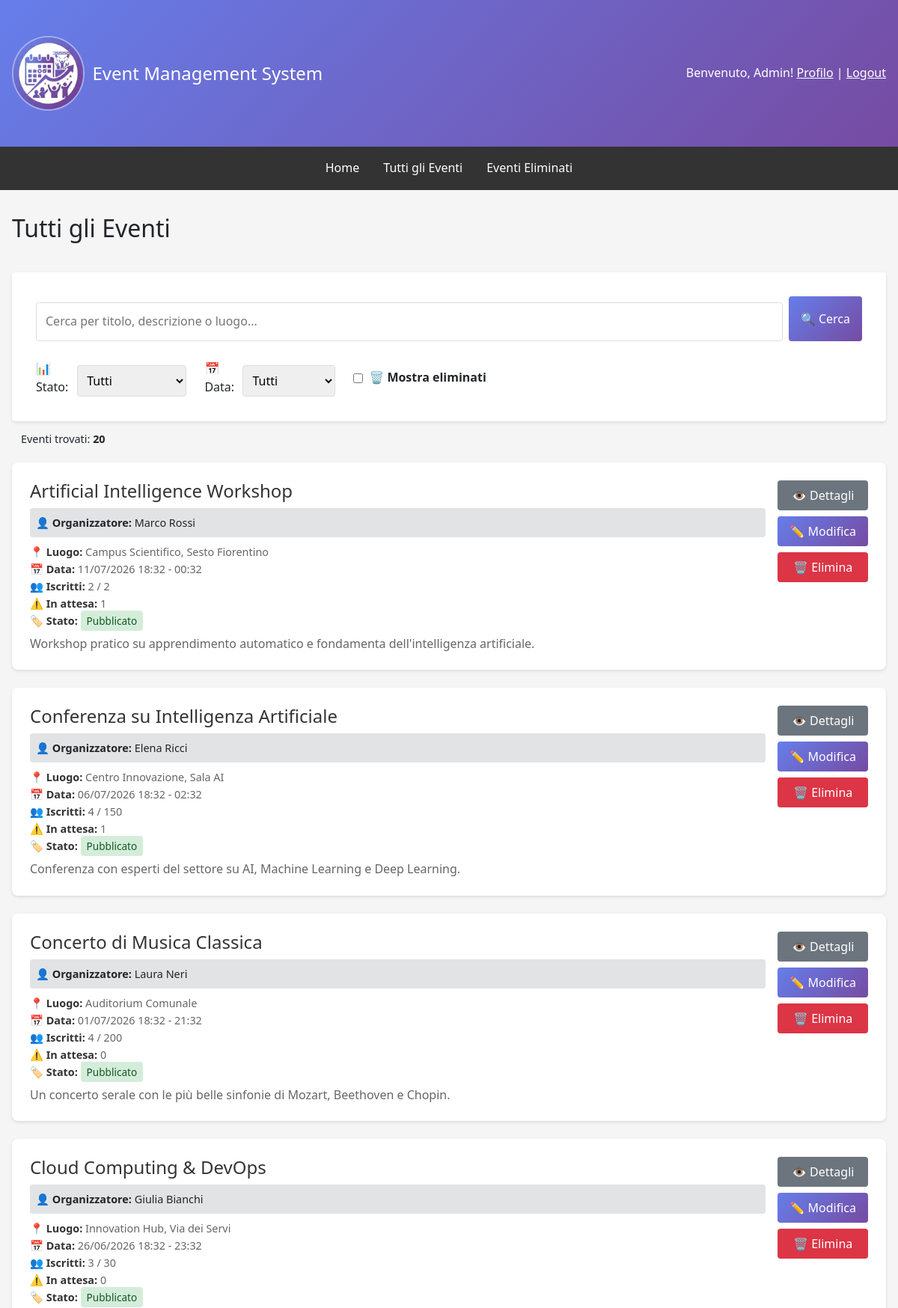
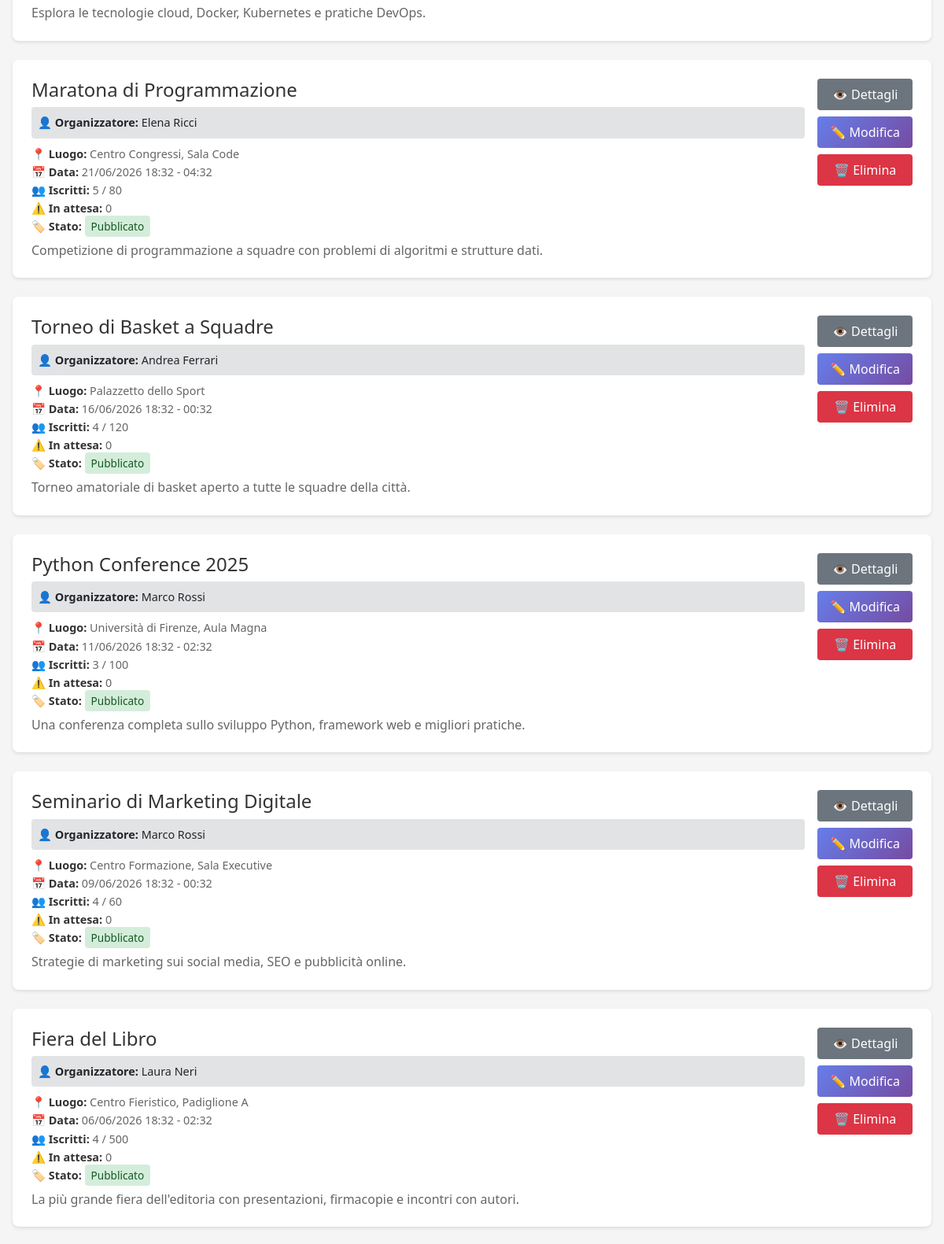
The app's page /events/my-events/ (signed in, upper part) with its own data (2 pictures, top to bottom).
### events/models.py (models this page shows, shortened)
class Event(models.Model):
    STATUS_CHOICES = [('draft', 'Bozza'), ('published', 'Pubblicato'), ('ongoing', 'In Corso'), ('completed', 'Completato'), ('cancelled', 'Annullato')]
    title = models.CharField(max_length=200, verbose_name='Titolo')
    description = models.TextField(verbose_name='Descrizione')
    organizer = models.ForeignKey(User, on_delete=models.CASCADE, related_name='organized_events', verbose_name='Organizzatore')
    location = models.CharField(max_length=255, verbose_name='Luogo')
    start_date = models.DateTimeField(verbose_name='Data e Ora Inizio')
    end_date = models.DateTimeField(verbose_name='Data e Ora Fine')
    max_attendees = models.IntegerField(null=True, blank=True, verbose_name='Numero Massimo Partecipanti')
    image = models.ImageField(upload_to='event_images/', blank=True, null=True, verbose_name='Immagine')
    status = models.CharField(max_length=15, choices=STATUS_CHOICES, default='draft', verbose_name='Stato')
    created_at = models.DateTimeField(auto_now_add=True)
    updated_at = models.DateTimeField(auto_now=True)
    deleted_at = models.DateTimeField(null=True, blank=True, verbose_name='Eliminato il')
    class Meta:
        ordering = ['-start_date']
        permissions = [('can_create_event', 'Può creare eventi'), ('can_edit_own_events', 'Può modificare i propri eventi'), ('can_delete_own_events', 'Può eliminare i propri eventi'), ('can_view_attendees', 'Può visualizzare la lista dei partecipanti')]
    @property
    def get_confirmed_attendees_count(self):
        return self.eventregistration_set.filter(status='confirmed').count()
    def get_pending_attendees_count(self):
        return self.eventregistration_set.filter(status='pending').count()

### events/views.py (the view)
# urls.py: path('my-events/', views.organizer_events, name='organizer_events'),
def organizer_events(request):
    if not request.user.is_authenticated:
        return redirect('users:login')
    try:
        profile = request.user.profile
        is_organizer = profile.role == 'organizer'
    except UserProfile.DoesNotExist:
        is_organizer = False
    is_admin = request.user.is_staff
    if not is_organizer and not is_admin:
        messages.error(request, 'Accesso negato. Solo gli organizzatori possono visualizzare questa pagina.')
        return redirect('events:event_list')
    search_query = request.GET.get('search', '')
    status_filter = request.GET.get('status', '')
    date_filter = request.GET.get('date', '')
    show_deleted = request.GET.get('show_deleted', '') == 'true'
    if is_admin:
        queryset = Event.objects.all().order_by('start_date')
    else:
        queryset = Event.objects.filter(organizer=request.user).order_by('start_date')
    if not show_deleted:
        queryset = queryset.filter(deleted_at__isnull=True)
    if search_query:
        queryset = queryset.filter(
            Q(title__icontains=search_query) |
            Q(description__icontains=search_query) |
            Q(location__icontains=search_query)
        )
    if status_filter:
        queryset = queryset.filter(status=status_filter)
    today = timezone.now().date()
    now = timezone.now()
    if date_filter == 'upcoming':
        queryset = queryset.filter(start_date__date__gte=today)
    elif date_filter == 'past':
        queryset = queryset.filter(end_date__date__lt=today)
    elif date_filter == 'ongoing':
        queryset = queryset.filter(start_date__lte=now, end_date__gte=now)
    if is_admin:
        queryset = queryset.order_by('-start_date')  # Admin: più recenti prima
    else:
        if date_filter == 'past':
            queryset = queryset.order_by('-start_date')  # Passati: più recenti prima
        else:
            queryset = queryset.order_by('start_date')  # Prossimi: più vicini prima
    for event in queryset:
        if event.deleted_at:
            event.can_restore = (timezone.now() - event.deleted_at).days < 3
        else:
            event.can_restore = False
    paginator = Paginator(queryset, 10)  # 12 eventi per pagina
    page_number = request.GET.get('page')
    events_page = paginator.get_page(page_number)
    context = {
        'events': events_page,
        'paginator': paginator,
        'title': 'I Miei Eventi',
        'is_admin': is_admin,
        'search_query': search_query,
        'status_filter': status_filter,
        'date_filter': date_filter,
        'show_deleted': show_deleted,
        'status_choices': Event._meta.get_field('status').choices,
    }
    return render(request, 'events/organizer_events.html', context)

### templates/events/organizer_events.html (shortened to what this page needs)
{% extends 'base.html' %}
{% block content %}
<div class="organizer-header">
    <h2>{% if is_admin %}Tutti gli Eventi{% else %}{{ title }}{% endif %}</h2>
</div>
    <form method="get" action="" id="filterForm">
        <div class="search-bar">
            <input type="text"
                   name="search"
                   id="search-box"
                   aria-label="Search-box"
                   placeholder="Cerca per titolo, descrizione o luogo..."
                   value="{{ search_query }}">
            <button type="submit" class="btn btn-primary">🔍 Cerca</button>
        </div>
        <div class="filter-group">
            <div class="filter-item">
                <label>📊 Stato:</label>
                <select name="status" onchange="this.form.submit()">
                    <option value="">Tutti</option>
                </select>
            </div>
            <div class="filter-item">
                <label>📅 Data:</label>
                <select name="date" onchange="this.form.submit()">
                    <option value="all" {% if date_filter == 'all' or not date_filter %}selected{% endif %}>Tutti</option>
                </select>
            </div>
            <div class="checkbox-item">
               <input type="checkbox"
                   name="show_deleted"
                   value="true"
                   id="show_deleted"
                   onchange="this.form.submit()">
                <label for="show_deleted">🗑️ Mostra eliminati</label>
            </div>
        </div>
    </form>
<div class="results-info">
    Eventi trovati: <strong>{{ paginator.count }}</strong>
</div>
{% if events %}
    {% for event in events %}
        <div class="event-card">
            <div class="event-card-content">
                <div class="event-card-info">
                    <h3 class="event-title">{{ event.title }}</h3>
                    {% if is_admin and user != event.organizer %}
                        <div style="background-color: #e2e3e5; padding: 0.5rem; border-radius: 4px; margin-bottom: 0.5rem; font-size: 0.9rem;">
                            <strong>👤 Organizzatore:</strong> {{ event.organizer.get_full_name|default:event.organizer.username }}
                        </div>
                    {% endif %}
                    <div class="event-meta">
                        <strong>📍 Luogo:</strong> {{ event.location }}<br>
                        <strong>📅 Data:</strong> {{ event.start_date|date:"d/m/Y H:i" }} - {{ event.end_date|date:"H:i" }}<br>
                        <strong>👥 Iscritti:</strong> {{ event.get_confirmed_attendees_count }}{% if event.max_attendees %} / {{ event.max_attendees }}{% endif %}<br>
                        <strong>⚠️ In attesa:</strong> {{ event.get_pending_attendees_count }}<br>
                        <strong>🏷️ Stato:</strong>
                        <span style="padding: 0.25rem 0.5rem; border-radius: 4px; font-size: 0.85rem;
                            {% if event.status == 'published' %}background-color: #d4edda; color: #155724;
                            {% elif event.status == 'draft' %}background-color: #fff3cd; color: #856404;
                            {% elif event.status == 'cancelled' %}background-color: #f8d7da; color: #721c24;
                            {% elif event.status == 'completed' %}background-color: #d1ecf1; color: #0c5460;
                            {% elif event.status == 'ongoing' %}background-color: #e8d9ff; color: #4a1d8c;
                            {% endif %}">
                            {{ event.get_status_display }}
                        </span>
                    </div>
                    <p class="event-description">{{ event.description|truncatewords:30 }}</p>
                </div>
                <div class="event-card-actions">
                    <a href="{% url 'events:event_detail' event.pk %}" class="btn btn-secondary">👁️ Dettagli</a>
                    {% if not event.deleted_at %}
                        <a href="{% url 'events:event_update' event.pk %}" class="btn btn-primary">✏️ Modifica</a>
                        <a href="{% url 'events:event_delete' event.pk %}?next={{ request.GET.next|default:request.path }}" class="btn btn-danger">🗑️ Elimina</a>
                    {% elif event.can_restore %}
                        <a href="{% url 'events:event_restore' event.pk %}?next={{ request.GET.next|default:request.path }}" class="btn btn-success">↩️ Ripristina</a>
                        <a href="{% url 'events:event_delete' event.pk %}?next={{ request.GET.next|default:request.path }}" class="btn btn-danger">🔥 Elim. Def.</a>
                    {% else %}
                        <a href="{% url 'events:event_delete' event.pk %}?next={{ request.GET.next|default:request.path }}" class="btn btn-danger">🔥 Elim. Def.</a>
                    {% endif %}
                </div>
            </div>
        </div>
    {% endfor %}
{% endif %}
{% endblock %}

### templates/base.html (shortened to what this page needs)
{% load static %}
<!DOCTYPE html>
<html lang="it">
<head>
    <link href="https://cdn.jsdelivr.net/npm/bootstrap@5.3.0/dist/css/bootstrap.min.css" rel="stylesheet">
</head>
<body>
    <header>
        <div class="container">
            <div class="header-content">
                <div class="header-logo">
                    <a href="{% url 'home' %}" style="text-decoration: none; color: inherit; display: flex; align-items: center; gap: 10px;">
                        <img src="{% static 'favicon.ico' %}" alt="Event Management System Logo">
                        <h1>Event Management System</h1>
                    </a>
                </div>
                <div class="user-info">
                    {% if user.is_authenticated %}
                        <span>Benvenuto, {{ user.first_name|default:user.username }}!</span>
                        <a href="{% url 'users:profile' %}" style="color: white; text-decoration: underline;">Profilo</a> |
                        <form method="post" action="{% url 'users:logout' %}" style="display: inline; margin: 0; padding: 0; background: none; border:none; outline: none; box-shadow: none;">
                            <button type="submit" style="background: none; border: none; color: white; text-decoration: underline; cursor: pointer; padding: 0; font: inherit; outline: none; box-shadow: none;">
                                Logout
                            </button>
                        </form>
                    {% else %}
                        <a href="{% url 'users:login' %}" style="color: white; text-decoration: underline;">Login</a> |
                        <a href="{% url 'users:register' %}" style="color: white; text-decoration: underline;">Registrati</a>
                    {% endif %}
                </div>
            </div>
        </div>
    </header>
    <nav>
        <div class="nav-links">
            <a href="{% url 'home' %}">Home</a>
            <a href="{% url 'events:event_list' %}">Tutti gli Eventi</a>
            {% if user.is_authenticated %}
                {% if user.is_staff %}
                    <a href="{% url 'events:deleted_events' %}">Eventi Eliminati</a>
                {% else %}
                    <a href="{% url 'events:user_registrations' %}">Le mie Registrazioni</a>
                    <a href="{% url 'events:calendar_view' %}">Calendario</a>
                {% endif %}
            {% endif %}
        </div>
    </nav>
    <div class="container">
        {% block content %}{% endblock %}
    </div>
</body>
</html>

### templates/base.html (style rules this page uses)
* { margin: 0; padding: 0; box-sizing: border-box; }
body { font-family: 'Segoe UI', Tahoma, Geneva, Verdana, sans-serif; background-color: #f5f5f5; line-height: 1.6; }
header { background: linear-gradient(135deg, #667eea 0%, #764ba2 100%); color: white; padding: 1rem 0; }
.header-logo { display: flex; align-items: center; gap: 0.75rem; }
.header-logo img { height: 100px; width: auto; border: 2px solid rgb(255 255 255 / 0.4); border-radius: 50%; }
.header-logo h1 { margin: 0; font-size: 1.5rem; }
nav { background-color: #333; padding: 0; position: relative; transition: all 0.3s ease; }
.nav-links { display: flex; justify-content: center; padding: 0.5rem; transition: all 0.3s ease; }
nav a { display: inline-block; color: white; text-decoration: none; padding: 0.5rem 1rem; font-size: 1rem; transition: all 0.3s ease; }
.container { max-width: 1200px; margin: 0 auto; padding: 2rem 1rem; }
.header-content { display: flex; justify-content: space-between; align-items: center; }
.btn { display: inline-block; padding: 0.75rem 1.5rem; background-color: #667eea; color: white; text-decoration: none; border-radius: 4px; border: none; cursor: pointer; font-size: 1rem; }
.btn-danger { background-color: #dc3545; }
.btn-secondary { background-color: #6c757d; }
.event-card { background: white; padding: 1.5rem; margin-bottom: 1rem; border-radius: 4px; box-shadow: 0 2px 4px rgba(0,0,0,0.1); }
.event-title { font-size: 1.5rem; margin-bottom: 0.5rem; color: #333; }
.event-meta { color: #666; font-size: 0.9rem; margin-bottom: 0.5rem; }
.event-description { color: #555; margin-bottom: 1rem; }
form { background: white; padding: 2rem; border-radius: 4px; box-shadow: 0 2px 4px rgba(0,0,0,0.1); }
label { display: block; margin-top: 1rem; font-weight: bold; }
input, textarea, select { width: 100%; padding: 0.5rem; margin-top: 0.5rem; border: 1px solid #ddd; border-radius: 4px; font-family: inherit; font-size: 1rem; }
.user-info { color: white; }

### templates/events/organizer_events.html (style rules this page uses)
.organizer-header { display: flex; justify-content: space-between; align-items: center; margin-bottom: 2rem; flex-wrap: wrap; gap: 1rem; }
.search-bar { display: flex; gap: 0.5rem; margin-bottom: 1.5rem; }
.search-bar input { flex: 1; padding: 0.75rem; border: 1px solid #ddd; border-radius: 4px; font-size: 1rem; }
.filter-group { display: flex; flex-wrap: wrap; gap: 1.5rem; align-items: center; }
.filter-item { display: flex; align-items: center; gap: 0.5rem; }
.filter-item label { font-weight: 500; margin: 0; }
.checkbox-item { display: flex; align-items: center; gap: 0.5rem; }
.checkbox-item input { margin: 0; width: auto; }
.checkbox-item label { margin: 0; cursor: pointer; display: flex; align-items: center; gap: 0.5rem; }
.filter-item select, .filter-item input[type="checkbox"] { padding: 0.5rem; border: 1px solid #ddd; border-radius: 4px; }
.results-info { margin-bottom: 0.5rem; padding: 0.75rem; background: none; border-radius: 4px; font-size: 0.9rem; }
.event-card { background: white; border-radius: 8px; padding: 1.5rem; margin-bottom: 1.5rem; box-shadow: 0 2px 4px rgba(0,0,0,0.1); transition: transform 0.2s; }
.event-card-content { display: flex; justify-content: space-between; align-items: start; flex-wrap: wrap; gap: 1rem; }
.event-card-info { flex: 1; min-width: 200px; }
.event-title { margin: 0 0 0.5rem 0; color: #333; }
.event-meta { margin: 0.5rem 0; font-size: 0.9rem; color: #666; }
.event-meta strong { color: #333; }
.event-description { margin: 0.5rem 0 0 0; color: #666; line-height: 1.4; }
.event-card-actions { display: flex; flex-direction: column; gap: 0.5rem; min-width: 120px; }
.btn { display: inline-block; padding: 0.5rem 1rem; border-radius: 4px; text-decoration: none; text-align: center; transition: all 0.2s; }
.btn-primary { background: linear-gradient(135deg, #667eea 0%, #764ba2 100%); color: white; }
.btn-secondary { background: #6c757d; color: white; }
.btn-danger { background: #dc3545; color: white; }

### records on screen
Event: title "Artificial Intelligence Workshop", organizer.get_full_name "Marco Rossi", location "Campus Scientifico, Sesto Fiorentino", start_date "11/07/2026 18:32", end_date "00:32", get_confirmed_attendees_count "2", max_attendees "2", get_pending_attendees_count "1", status "Pubblicato", description "Workshop pratico su apprendimento automatico e fondamenta dell'intelligenza artificiale."
Event: title "Conferenza su Intelligenza Artificiale", organizer.get_full_name "Elena Ricci", location "Centro Innovazione, Sala AI", start_date "06/07/2026 18:32", end_date "02:32", get_confirmed_attendees_count "4", max_attendees "150", get_pending_attendees_count "1", status "Pubblicato", description "Conferenza con esperti del settore su AI, Machine Learning e Deep Learning."
Event: title "Concerto di Musica Classica", organizer.get_full_name "Laura Neri", location "Auditorium Comunale", start_date "01/07/2026 18:32", end_date "21:32", get_confirmed_attendees_count "4", max_attendees "200", get_pending_attendees_count "0", status "Pubblicato", description "Un concerto serale con le più belle sinfonie di Mozart, Beethoven e Chopin."
Event: title "Cloud Computing & DevOps", organizer.get_full_name "Giulia Bianchi", location "Innovation Hub, Via dei Servi", start_date "26/06/2026 18:32", end_date "23:32", get_confirmed_attendees_count "3", max_attendees "30", get_pending_attendees_count "0", status "Pubblicato", description "Esplora le tecnologie cloud, Docker, Kubernetes e pratiche DevOps."
Event: title "Maratona di Programmazione", organizer.get_full_name "Elena Ricci", location "Centro Congressi, Sala Code", start_date "21/06/2026 18:32", end_date "04:32", get_confirmed_attendees_count "5", max_attendees "80", get_pending_attendees_count "0", status "Pubblicato", description "Competizione di programmazione a squadre con problemi di algoritmi e strutture dati."
Event: title "Torneo di Basket a Squadre", organizer.get_full_name "Andrea Ferrari", location "Palazzetto dello Sport", start_date "16/06/2026 18:32", end_date "00:32", get_confirmed_attendees_count "4", max_attendees "120", get_pending_attendees_count "0", status "Pubblicato", description "Torneo amatoriale di basket aperto a tutte le squadre della città."
Event: title "Python Conference 2025", organizer.get_full_name "Marco Rossi", location "Università di Firenze, Aula Magna", start_date "11/06/2026 18:32", end_date "02:32", get_confirmed_attendees_count "3", max_attendees "100", get_pending_attendees_count "0", status "Pubblicato", description "Una conferenza completa sullo sviluppo Python, framework web e migliori pratiche."
Event: title "Seminario di Marketing Digitale", organizer.get_full_name "Marco Rossi", location "Centro Formazione, Sala Executive", start_date "09/06/2026 18:32", end_date "00:32", get_confirmed_attendees_count "4", max_attendees "60", get_pending_attendees_count "0", status "Pubblicato", description "Strategie di marketing sui social media, SEO e pubblicità online."
Event: title "Fiera del Libro", organizer.get_full_name "Laura Neri", location "Centro Fieristico, Padiglione A", start_date "06/06/2026 18:32", end_date "02:32", get_confirmed_attendees_count "4", max_attendees "500", get_pending_attendees_count "0", status "Pubblicato", description "La più grande fiera dell'editoria con presentazioni, firmacopie e incontri con autori."

### other values on screen
{{ user.first_name|default:user.username }} "Admin"
{{ paginator.count }} "20"
